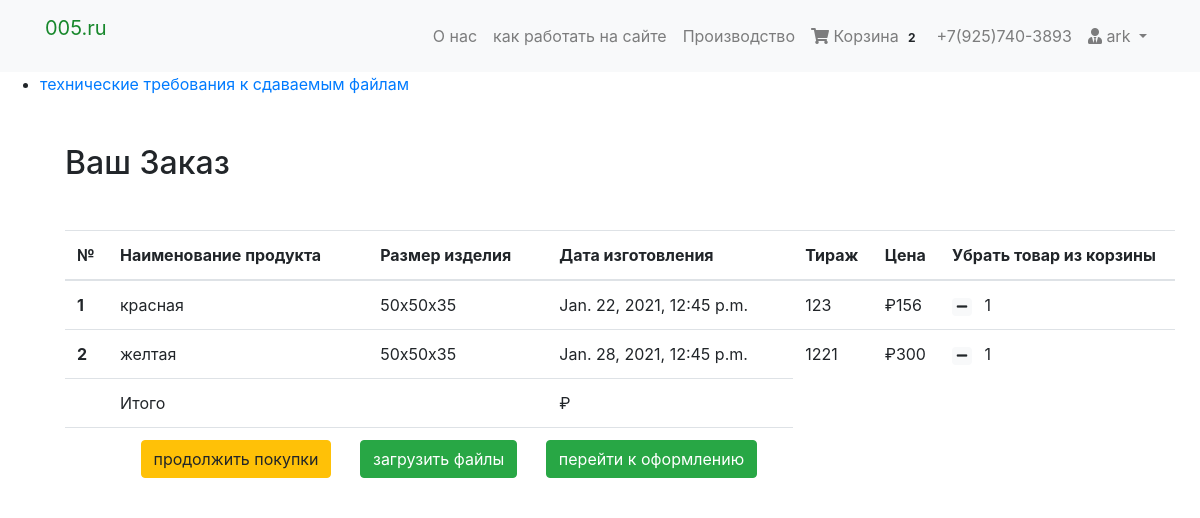
The page /cart/ (signed in) on the database as committed earlier.
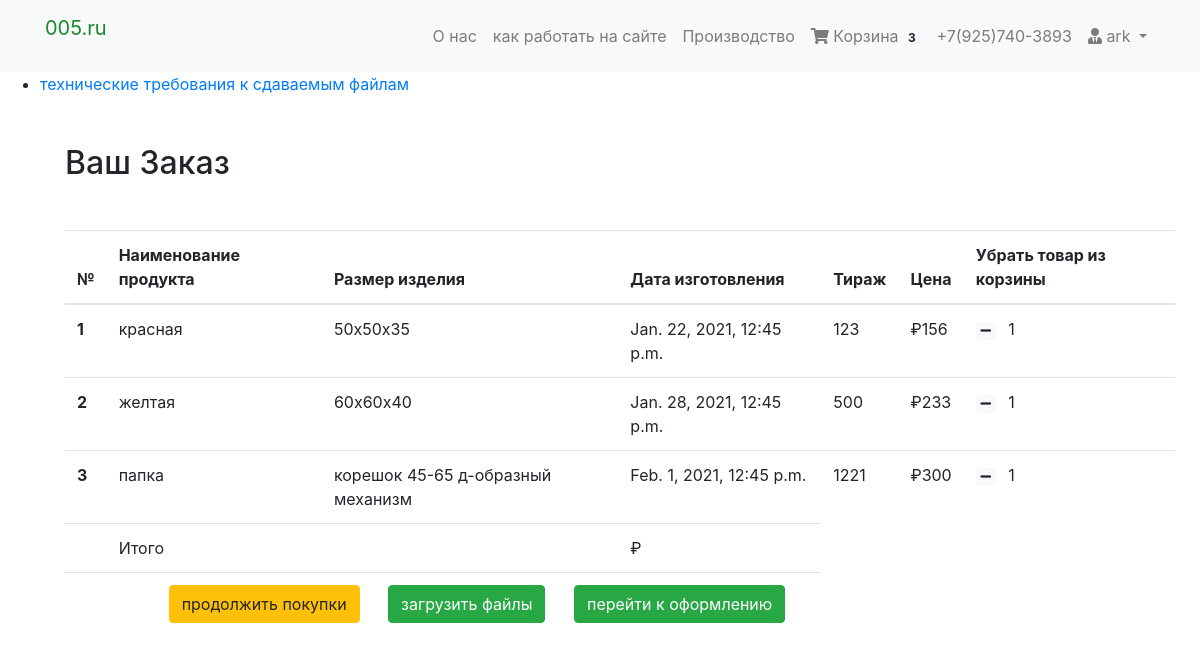
The same page on the database as committed later.
### cart/models.py (models this page shows, shortened)
class Order(models.Model):
    orderitems  = models.ManyToManyField(Cart)
    user = models.ForeignKey(User, on_delete=models.CASCADE)
    ordered = models.BooleanField(default=False)
    created = models.DateTimeField(auto_now_add=True)
    paymentId = models.CharField(max_length=200, blank=True , null=True)
    orderId = models.CharField(max_length=200, blank=True, null=True)
    def get_totals(self):
        total = 0
        for order_item in self.orderitems.all():
            total += order_item.get_total()
        return total

class Cart(models.Model):
    user = models.ForeignKey(User, on_delete=models.CASCADE)
    item = models.ForeignKey(Product, on_delete=models.CASCADE)
    quantity = models.IntegerField(default=1)
    purchased = models.BooleanField(default=False)
    created = models.DateTimeField(auto_now_add=True)
    def get_total(self):
        total = self.item.price * self.item.tirazh
        floattotal = float("{0:.2f}".format(total))
        return floattotal

### products/models.py (models this page shows, shortened)
class  Product(PolymorphicModel):
    BOX_SIZES = (
                ('50х50х35', '50х50х35'),
                ('60х60х40', '60х60х40'),
                ('60х60х40-P', '60х60х40-P'),
                ('80х80х40', '80х80х40'),
                ('80х80х40-P', '80х80х40-P'),
                ('240х185х120', '240х185х120'),
                ('270х220х70', '270х220х70'),
                ('корешок 25-40 круглый механизм 7200', 'корешок 25-40 круглый механизм 7200'),
                ('корешок 45-65 д-образный механизм', 'корешок 45-65 д-образный механизм'),
                )
    mainimage = models.ImageField(upload_to='products/', blank=True, null=True)
    name = models.CharField(max_length=300, default = None, null=True)
    slug = models.SlugField(default = None, null=True)
    subcategory = models.ForeignKey(SubCategory, on_delete=models.CASCADE, default = None, null=True)
    category = models.ForeignKey(Category, on_delete=models.CASCADE, default = None, null=True)
    preview_text = models.TextField(max_length=200, verbose_name='Preview Text', blank=True, null=True)
    detail_text = models.TextField(max_length=1000, verbose_name='Detail Text', blank=True, null=True)
    price = models.FloatField(default = None, null=True)
    tirazh = models.IntegerField(null=False)
    t = models.IntegerField(null=True)
    k = models.IntegerField(null=True)
    box_size = models.CharField(max_length=50, choices=BOX_SIZES,default='80х80х40')
    def timeplus(self):
        t = self.t
        futuredate = datetime.now() + timedelta(days=t)
        return futuredate
    def calc(self):
        tirazh = self.tirazh
        all_result =Product.objects.all()
        result_one = all_result.filter(box_size ='50х50х35')
        result_two = all_result.filter(box_size ='60х60х40')
        result_three = all_result.filter(box_size ='80х80х40')
        result_four = all_result.filter(box_size ='60х60х40-P')
        result_five = all_result.filter(box_size ='80х80х40-P')
        result_six = all_result.filter(box_size ='240х185х120')
        result_seven = all_result.filter(box_size ='270х220х70')
        result_eight = all_result.filter(box_size ='корешок 25-40 круглый механизм 7200')
        result_nine = all_result.filter(box_size ='корешок 45-65 д-образный механизм')
        if result_one:
            a = 39.35428* self.tirazh ** 0.2860
            return "{0:.0f}".format(round(a,0)) # 50х50х35 крышка-дно, сборка на автомат от 2500 шт
        elif  result_two:
            a = 2560787.2222
            return  "{0:.0f}".format(round(a,0)) # 60x60x40 крышка-дно, сборка на автомат от 2500 шт
        elif  result_three:
            return 2230289.1977  # 80х80х40 крышка-дно, сборка на автомат от 2500 шт
        elif  result_four:
            return 2642166.1889  # 60x60x40 крышка-дно-поясок, сборка на автомат от 2500 шт
        elif  result_five:
            return 2248996.1600 # 224.8996x−0.1600 80х80х40 крышка-дно-поясок, сборка на автомат от 2500 шт
        elif  result_six:
            return 10780131.2554 # размер 240х185х120 мм ручная сборка
        elif  result_seven:
            return 7799003.1669 # размер 270х220х70 мм ручная сборка y=779.9003x−0.1669
        elif  result_eight:
            a = (59.35428* self.tirazh) ** 0.2860
            return "{0:.0f}".format(round(a,0))
        elif  result_nine:
            a = (39.35428* self.tirazh) ** 0.2860
            return "{0:.0f}".format(round(a,0))
        else:
            return 0

### cart/views.py (the view)
# urls.py: path('cart/', CartView, name='cart-home'),
def CartView(request):
    user = request.user
    carts = Cart.objects.filter(user=user, purchased=False)
    orders = Order.objects.filter(user=user, ordered=False)
    if carts.exists():
        if orders.exists():
            order = orders[0]
            return render(request, 'cart/home.html', {"carts": carts, 'order': order})
        else:
            messages.warning(request, "У вас нет никакого товара в вашей корзине")
            return redirect("mainapp:home")
    else:
        messages.warning(request, "У вас нет никакого товара в вашей корзине")
        return redirect("mainapp:home")

### cart/templatetags/cart_tag.py (called while the page is built)
@register.filter
def cart_total(user):
    order = Order.objects.filter(user=user, ordered=False)
    if order.exists():
    	return order[0].orderitems.count()
    else:
    	return 0

### cart/templates/cart/home.html (shortened to what this page needs)
{% extends 'products/base.html' %}
{% block content %}
</head>
<body>
<ul>
  <li>
     <p><a href="javascript:flipflop('animals');">технические требования к сдаваемым файлам  </a></p>
  </li>
<div class="container my-5">
<div class="my-5">
	<h2>Ваш Заказ</h2>
</div>
<table class="table table-hover">
  <thead>
    <tr>
      <th scope="col">№</th>
      <th scope="col">Наименование продукта</th>
      <th scope="col">Размер изделия</th>
      <th scope="col">Дата изготовления</th>
      <th scope="col">Тираж</th>
      <th scope="col">Цена</th>
      <th scope="col">Убрать товар из корзины</th>
    </tr>
  </thead>
  <tbody>
  	{% for cart in carts %}
    <tr>
      <th scope="row">{{ forloop.counter }}</th>
      <td>{{ cart.item.name }}</td>
      <td>{{ cart.item.box_size}}</td
      <td>
      <td> {{ cart.item.timeplus}} </td>
      <td>{{ cart.item.tirazh}} </td>
      <td>₽{{ cart.item.calc }}</td>
      <td>
        <a class="mr-2" href="{% url 'mainapp:decrease-cart' cart.item.slug %}"><span class="badge badge-light"><i class="fas fa-minus"></i></span></a>
      {{ cart.quantity }}
      </td>
    </tr>
	{% endfor %}
    <tr>
      <th scope="row"></th>
      <td colspan="2">Итого</td>
      <td>₽{{ product.calc| floatformat:2 }}</td>
    </tr>
    <tr>
      <th scope="row"></th>
      <td colspan="3" class="text-right ">
       <a href="/" class="btn btn-warning mr-4" >продолжить покупки</a>
        <a href="{% url 'mainapp:upload_file' %}" class="btn btn-success mr-4"> загрузить файлы</a>
       <a href="{% url 'checkout:index' %}" class="btn btn-success mr-4">перейти к оформлению</a>
      </td>
    </tr>
  </tbody>
</table>
</div>
{% endblock %}

### products/templates/products/navbar.html (shortened to what this page needs)
{% load cart_tag %}
<nav class="navbar navbar-expand-lg navbar-light bg-light">
  <div class="container">
  <a class="navbar-brand" href="/"><p style="color:rgb(24, 136, 44)">005.ru</p></a>
  <div class="collapse navbar-collapse" id="navbarNav">
    <ul class="navbar-nav ml-auto">
      <li {% if request.path == 'contact' %}class="nav-item active"{% else %}class="nav-item"{% endif %}>
        <a class="nav-link" href="#">О нас <span class="sr-only">(current)</span></a>
      </li>
      <li class="nav-item">
        <a class="nav-link" href="#">как работать на сайте</a>
      </li>
      <li class="nav-item">
        <a class="nav-link" href="#">Производство</a>
      </li>
      {% if request.user.is_authenticated %}
      <li class="nav-item">
        <a class="nav-link" href="{% url 'mainapp:cart-home' %}">
          <i class="fa fa-shopping-cart"></i> Корзина
          <span class="badge badge-light">{{ request.user| cart_total }}</span>
        </a>
      </li>
      <li class="nav-item">
        <a class="nav-link" href="#">+7(925)740-3893</a>
      </li>
      <li class="nav-item dropdown">
        <a class="nav-link dropdown-toggle" href="#" id="navbarDropdown" role="button" data-toggle="dropdown" aria-haspopup="true" aria-expanded="false">
          <i class="fas fa-user-tie"></i> {{ request.user.username }}
        </a>
      </li>
      {% else %}
       <li class="nav-item">
        <a  class="btn btn-primary" href="/accounts/login/">Login / Register</a>
      </li>
      {% endif %}
    </ul>
  </div>
  </div>
</nav>

Rows that differ between the two databases and show on the page:
changed through a linked row, Cart "желтая": item.box_size "50х50х35" → "60х60х40"; item.tirazh "1221" → "500"; item.calc "300" → "233"
added Cart: item.name "папка", item.box_size "корешок 45-65 д-образный механизм", item.timeplus "Feb. 1, 2021, 12:45 p.m.", item.tirazh "1221", item.calc "300", quantity "1"
Other text that changed with them:
{{ request.user| cart_total }}: "2" → "3"
